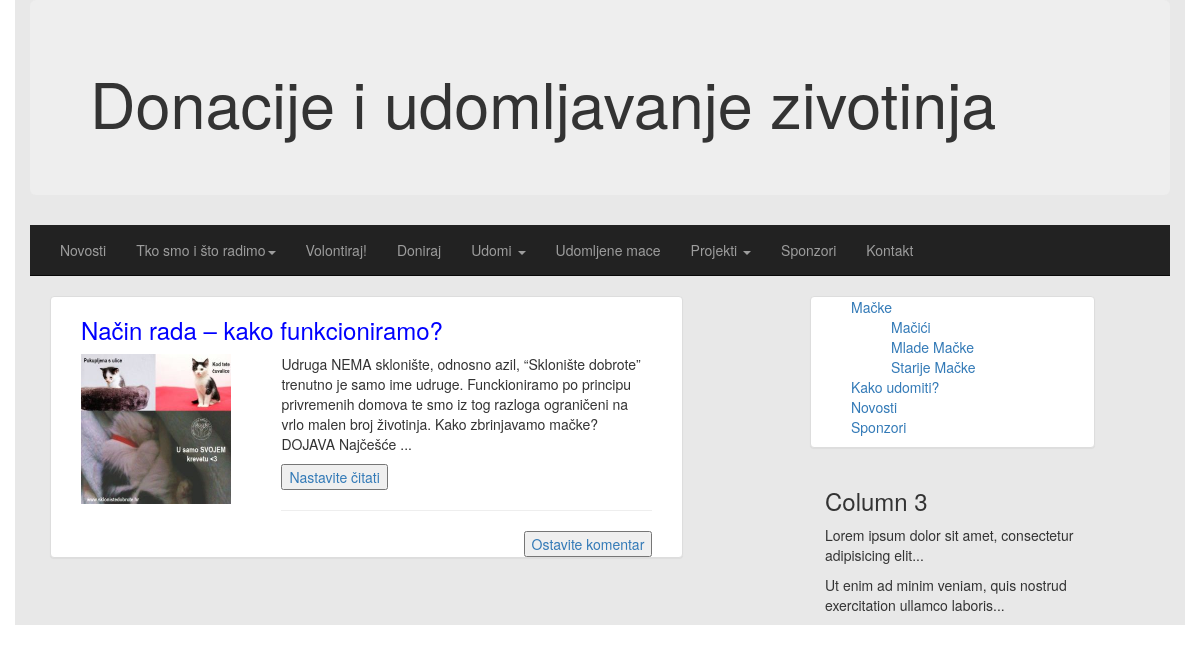
/nacinrada.php, run on the app's committed database.
### tables this page shows
CREATE TABLE `onama` (
  `id` int(11) NOT NULL,
  `naslov` varchar(256) NOT NULL,
  `tekst` text NOT NULL,
  `datum` date NOT NULL,
  `slika` varchar(256) NOT NULL
);

### nacinrada.php (the view, shortened to what this page needs)
<!DOCTYPE html>
<html>
<head>
  <link rel="stylesheet" href="http://maxcdn.bootstrapcdn.com/bootstrap/3.3.4/css/bootstrap.min.css">
</head>
<body>
<div class="container" style="background-color:#E8E8E8">
  <div class="jumbotron">
    <h1>Donacije i udomljavanje zivotinja</h1>
  </div>
   <div class="navbar navbar-inverse navbar-static-top" role="navigation">
	   <div class="container">
    <div class="navbar-collapse collapse">
     <ul class="nav navbar-nav navbar-center">
       <li clas="active"><a href="index.php">Novosti</a></li>
       <li class="dropdown">
         <a href="#" class="dropdown-toggle" data-toggle="dropdown">Tko smo i što radimo<b class="caret"></b></a>
       </li>
       <li clas="active"><a href="volontiraj.php">Volontiraj!</a></li>
       <li clas="active"><a href="#">Doniraj</a></li>
       <li class="dropdown">
        <a href="#" class="dropdown-toggle" data-toggle="dropdown">Udomi <b class="caret"></b></a>
       </li>
       <li><a href="#">Udomljene mace</a></li>
       <li class="dropdown">
        <a href="#" class="dropdown-toggle" data-toggle="dropdown">Projekti <b class="caret"></b></a>
       </li>
       <li><a href="#">Sponzori</a></li>
       <li><a href="kontakt.php">Kontakt</a></li>
     </ul>
    </div>
	   </div>
   </div>
    <div clas="col-md-12">
    <div class="col-md-8" style="margin-left:20px">
    <?php
    $mysqli = new mysqli("localhost", "root", "root", "seminar2");
          $query= "SELECT * from onama  WHERE id=2";
          $result=  $mysqli->query($query);
          while($row= $result->fetch_assoc() ){
          echo '<div class="row">';
            echo '<div class="col-md-10 panel panel-default">';
            echo '<div class="col-md-12">';
            echo '<h3 style="color:blue">' . $row['naslov']  . '</h3>';
            echo '</div>';
            echo '<div class="col-md-4"><img src=' . $row[slika] . '  width="150" height="150"></div>';
            $pola = substr("$row[tekst]", 0,250);
            echo '<div class="col-md-8"><p>' . $pola . '...</p>';
            echo '<button><a href="detalji.php?id=onama&nav=' . $row[id] . '">Nastavite čitati</a></button><hr>';
            echo '</div>';
            echo '<div class="col-md-12 pull-right">';
            echo '<button style="float:right"><a href="#">Ostavite komentar</a></button></div>';
            echo '</div>';
            echo '</div>';
            }
    ?>
  </div>
  </div>
   <div class=" nav nav-stacked pull-center col-sm-3 panel panel-default ">
      <ul style="list-style-type:none">
      <li><a href="#">Mačke</a></li>
       <ul style="list-style-type:none">
          <li><a href="#">Mačići</a></li>
          <li><a href="#">Mlade Mačke</a></li>
          <li><a href="#">Starije Mačke</a></li>
      </ul>
      <li><a href="#">Kako udomiti?</a></li>
      <li><a href="#">Novosti</a></li>
      <li><a href="#">Sponzori</a></li>
      </ul>
     </div>
   <div class="col-sm-3">
      <h3>Column 3</h3>
      <p>Lorem ipsum dolor sit amet, consectetur adipisicing elit...</p>
      <p>Ut enim ad minim veniam, quis nostrud exercitation ullamco laboris...</p>
    </div>
  </div>
</body>
</html>

### data on the page
onama: naslov "Način rada – kako funkcioniramo?", slika (picture), tekst "Udruga NEMA sklonište, odnosno azil, “Sklonište dobrote” trenutno je samo ime udruge. Funckioniramo po principu privremenih domova te smo iz tog razloga ograničeni na vrlo malen broj životinja. Kako zbrinjavamo mačke? DOJAVA Najčešće"
